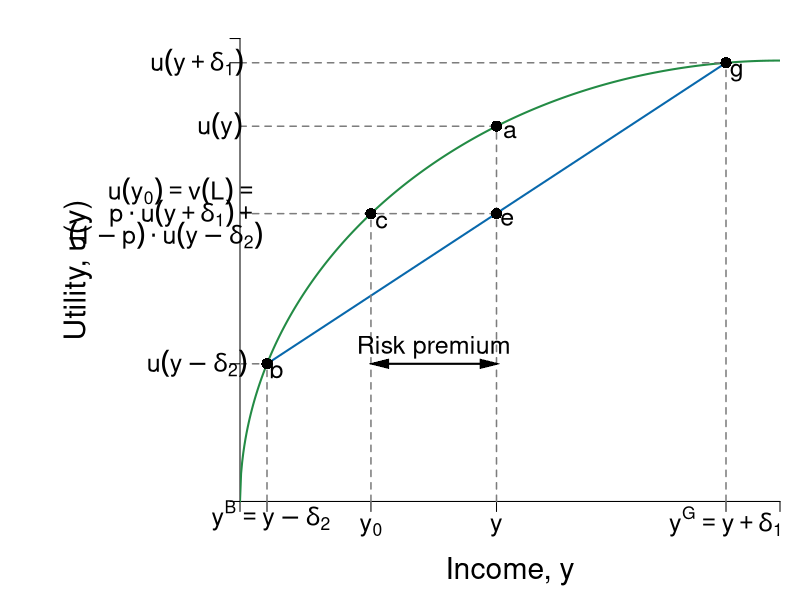

The R source for this figure:
#Graph Designer(s): Simon Halliday, Riley Boeth '17, Scott Cohn
#Authors: Bowles and Halliday
#Title: Coordination, Conflict and Competition: A Text in Microeconomics

library(shape)
pdf(file = "risk/risk_averse_u_fair.pdf", width = 10, height = 8)

# Set parameters for graphics
axislabelsize <- 1.8
labelsize <- 1.5
namesize <- 1.8
annotatesize <- 1.5
graphlinewidth <- 2
segmentlinewidth <- 1.5

COL <- c("#7fc97f", "#beaed4", "#fdc086", "#ffff99", "#386cb0", "#f0027f", "#bf5b17", "#666666")
COLA <- c("#e0f3db", "#99d8c9","#66c2a4","#41ae76", "#238b45", "#005824")
COLB <- c("#c6dbef", "#4eb3d3", "#2b8cbe", "#0868ac","#084081")
COLC <- c("#fcfbfd", "#efedf5", "#dadaeb", "#bcbddc", "#9e9ac8", "#807dba", "#6a51a3", "#54278f", "#3f007d")
grays <- gray.colors(25, start = 1, end = 0, alpha = 1)

#Edited the margins to cater for the larger LHS labels
par(mar =  c(4, 12, 1, 1))

#Concave utility of wealth function

ConcaveU <- function(x){
  (1600 - (x - 40)^2)^(1/2)
}

#Add limits on axes and levels of utility for each indifference curve
ylims <- c(0, 42)
xlims <- c(0, 40)

npts <- 501 
x <- seq(xlims[1], xlims[2], length.out = npts)
y <- seq(ylims[1], ylims[2], length.out = npts) 

plot(0, 0, xlim = xlims, ylim = ylims, type = "n",
     xlab = expression(paste("")),
     ylab = expression(paste("")), 
     xaxt = "n", 
     yaxt = "n", 
     cex.lab = axislabelsize, 
     bty = "n", 
     xaxs = "i" 
     #yaxs="i"
)

#x and y limits with plain axes without ticks/numbers to match previous graph

ticksy <- c(0, ConcaveU(2), ConcaveU(36), ylims[2])
ylabels <- c(NA, NA, NA, ylims[2])
ticksx <- c(0, 2, 9.7, 19, 36, xlims[2])
#xlabels <- c(NA, expression(paste(y^B == y - delta[2])), expression(paste(y[0])), expression(paste(y)), expression(paste(y^G == y + delta[1])), NA)
xlabels <- c(NA, NA, expression(paste(y[0])), expression(paste(y)), expression(paste(y^G == y + delta[1])), NA)


text(2.3, -1.3, expression(paste(y^B == y - delta[2])), xpd = TRUE, cex = labelsize)

axis(1, at = ticksx,  pos = 0, labels = xlabels, cex.axis = labelsize)
axis(2, at = ticksy,  pos = 0, labels = FALSE, las = 1, cex.axis = labelsize)

npts <- 500 
xx1 <- seq(xlims[1], xlims[2], length.out = npts)
xx2 <- seq(0, xlims[2], length.out = npts)
xx3 <- seq(xlims[1], 0, length.out = npts)
xx4 <- seq(-11, 0, length.out = npts)

#Axis labels and draw linear utility function
mtext(expression(paste("Income, y")), side = 1, line = 2.5, cex = axislabelsize)
text(-12, 0.5*ylims[2], expression(paste("Utility, u(y)")), xpd = TRUE, cex = axislabelsize, srt = 90) 

lines(xx1, ConcaveU(xx1), col = COLA[5], lwd = graphlinewidth)

#Add line from pt a to pt c

segments(2, ConcaveU(2), 36, ConcaveU(36), lty = 1, col = COLB[4] , lwd = graphlinewidth)


#Label 5 points on line

text(2.7, ConcaveU(2)-.5, expression(paste("b")), cex = labelsize)
segments(2, 0, 2, ConcaveU(2), lty = 2, col = grays[20], lwd = segmentlinewidth)
segments(0, ConcaveU(2), 2, ConcaveU(2), lty = 2, col = grays[20], lwd = segmentlinewidth)
points(2, ConcaveU(2), pch = 16, col = "black", cex = 1.5)


text(19+1, ConcaveU(19)-.5, expression(paste("a")), cex = labelsize)
segments(19, 0, 19, ConcaveU(19), lty = 2, col = grays[20], lwd = segmentlinewidth)
segments(0, ConcaveU(19), 19, ConcaveU(19), lty = 2, col = grays[20], lwd = segmentlinewidth)
points(19, ConcaveU(19), pch = 16, col = "black", cex = 1.5)

text(19.8, ConcaveU(9.7)-.5, expression(paste("e")), cex = labelsize)
segments(0, ConcaveU(9.7), 19, ConcaveU(9.7), lty = 2, col = grays[20], lwd = segmentlinewidth)
points(19, ConcaveU(9.7), pch = 16, col = "black", cex = 1.5)

text(9.7 + 0.8, ConcaveU(9.7)-.75, expression(paste("c")), cex = labelsize)
segments(9.7, 0, 9.7, ConcaveU(9.7), lty = 2, col = grays[20], lwd = segmentlinewidth)
points(9.7, ConcaveU(9.7), pch = 16, col = "black", cex = 1.5)

text(36.8, ConcaveU(36)-.9, expression(paste("g")), cex = labelsize)
segments(36, 0, 36, ConcaveU(36), lty = 2, col = grays[20], lwd = segmentlinewidth)
segments(0, ConcaveU(36), 36, ConcaveU(36), lty = 2, col = grays[20], lwd = segmentlinewidth)
points(36, ConcaveU(36), pch = 16, col = "black", cex = 1.5)


text(-3.2, ConcaveU(36), expression(paste(u(y + delta[1]))), xpd = TRUE, cex = labelsize)
text(-4.2, ConcaveU(9.7) + 2, expression(paste(u(y[0]) == v(L), phantom() == phantom() )),  xpd = TRUE, cex = labelsize)
text(-4.2, ConcaveU(9.7), expression(paste(p%.%u(y +  delta[1]) + phantom())),  xpd = TRUE, cex = labelsize)
text(-5.5, ConcaveU(9.7) - 2, expression(paste((1 - p)%.%u(y - delta[2]))),  xpd = TRUE, cex = labelsize)
#text(-1.8, ConcaveU(9.7) - 3, expression(paste(phantom() == v(L))),  xpd = TRUE, cex = labelsize)
text(-3.2, ConcaveU(2), expression(paste(u(y - delta[2]))),  xpd = TRUE,  cex = labelsize)
text(-1.5, ConcaveU(19), expression(paste(u(y))),  xpd = TRUE,  cex = labelsize)

#Add risk premium distance arrow and label

Arrows(10.3, ConcaveU(2), 19 - 0.5, ConcaveU(2), col = "black", lty = 1, lwd = 2, code = 3, arr.type = "triangle", arr.lwd = 0.5)
text((19 + 9.7)/2, ConcaveU(2) + 1.5, expression(paste("Risk premium")),  xpd = TRUE,  cex = labelsize)


dev.off()
